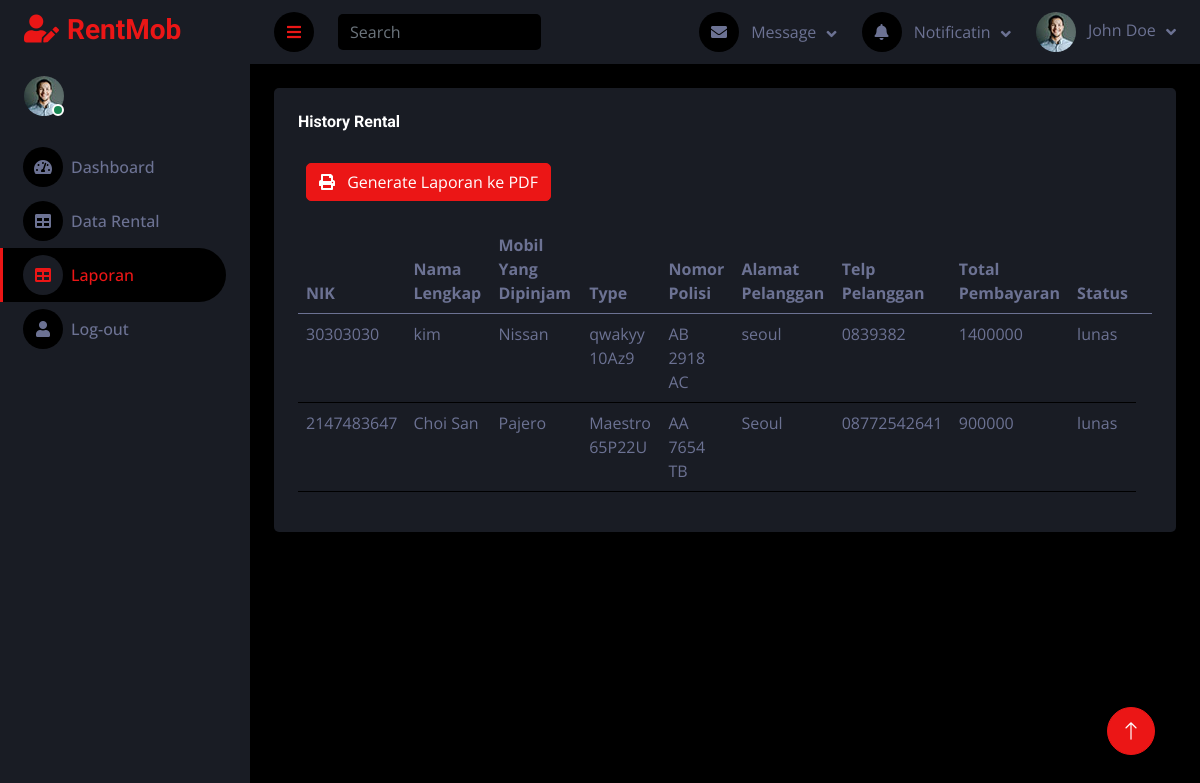
/petugas/hist.php, run on the app's committed database.
### tables this page shows
CREATE TABLE IF NOT EXISTS `tb_bayar` (
  `id_bayar` int NOT NULL AUTO_INCREMENT,
  `id_kembali` int NOT NULL,
  `tgl_bayar` date NOT NULL,
  `total_bayar` decimal(10,0) NOT NULL,
  `status` enum('lunas','belum lunas') NOT NULL,
  PRIMARY KEY (`id_bayar`)
);

CREATE TABLE IF NOT EXISTS `tb_member` (
  `nik` int NOT NULL AUTO_INCREMENT,
  `nama` varchar(99) NOT NULL,
  `jk` enum('L','P') NOT NULL,
  `telp` varchar(99) NOT NULL,
  `alamat` varchar(99) NOT NULL,
  `user` varchar(99) NOT NULL,
  `pass` varchar(99) NOT NULL,
  PRIMARY KEY (`nik`)
);

CREATE TABLE IF NOT EXISTS `tb_mobil` (
  `nopol` varchar(10) NOT NULL,
  `brand` varchar(90) NOT NULL,
  `type` varchar(90) NOT NULL,
  `tahun` date NOT NULL,
  `harga` decimal(10,0) NOT NULL,
  `foto` varchar(99) NOT NULL,
  `status` enum('tersedia','kosong') NOT NULL,
  PRIMARY KEY (`nopol`)
);

### petugas/hist.php (the view, shortened to what this page needs)
<!DOCTYPE html>
<html lang="en">
<head>
    <link href="https://cdnjs.cloudflare.com/ajax/libs/font-awesome/5.10.0/css/all.min.css" rel="stylesheet">
    <link href="https://cdn.jsdelivr.net/npm/bootstrap-icons@1.4.1/font/bootstrap-icons.css" rel="stylesheet">
    <link href="../lib/owlcarousel/assets/owl.carousel.min.css" rel="stylesheet">
    <link href="../lib/tempusdominus/css/tempusdominus-bootstrap-4.min.css" rel="stylesheet" />
    <link href="../css/bootstrap.min.css" rel="stylesheet">
    <link href="../css/style.css" rel="stylesheet">
</head>
<body>
    <div class="container-fluid position-relative d-flex p-0">
        <div class="sidebar pe-4 pb-3">
            <nav class="navbar bg-secondary navbar-dark">
                <a href="pet.php" class="navbar-brand mx-4 mb-3">
                    <h3 class="text-primary"><i class="fa fa-user-edit me-2"></i>RentMob</h3>
                </a>
                <div class="d-flex align-items-center ms-4 mb-4">
                    <div class="position-relative">
                        <img class="rounded-circle" src="../img/user.jpg" alt="" style="width: 40px; height: 40px;">
                        <div class="bg-success rounded-circle border border-2 border-white position-absolute end-0 bottom-0 p-1"></div>
                    </div>
                </div>
                <div class="navbar-nav w-100">
                    <a href="pet.php" class="nav-item nav-link "><i class="fa fa-tachometer-alt me-2"></i>Dashboard</a>
                    <a href="data_rental.php" class="nav-item nav-link "><i class="fa fa-table me-2"></i>Data Rental</a>
                    <a href="hist.php" class="nav-item nav-link active" ><i class="fa fa-table me-2"></i>Laporan</a>
                    <a href="logout.php" class="nav-item nav-link"><i class="fa fa-user me-2"></i>Log-out</a>
                </div>
            </nav>
        </div>
        <div class="content">
            <nav class="navbar navbar-expand bg-secondary navbar-dark sticky-top px-4 py-0">
                <a href="#" class="sidebar-toggler flex-shrink-0">
                    <i class="fa fa-bars"></i>
                </a>
                <form class="d-none d-md-flex ms-4">
                    <input class="form-control bg-dark border-0" type="search" placeholder="Search">
                </form>
                <div class="navbar-nav align-items-center ms-auto">
                    <div class="nav-item dropdown">
                        <a href="#" class="nav-link dropdown-toggle" data-bs-toggle="dropdown">
                            <i class="fa fa-envelope me-lg-2"></i>
                            <span class="d-none d-lg-inline-flex">Message</span>
                        </a>
                    </div>
                    <div class="nav-item dropdown">
                        <a href="#" class="nav-link dropdown-toggle" data-bs-toggle="dropdown">
                            <i class="fa fa-bell me-lg-2"></i>
                            <span class="d-none d-lg-inline-flex">Notificatin</span>
                        </a>
                    </div>
                    <div class="nav-item dropdown">
                        <a href="#" class="nav-link dropdown-toggle" data-bs-toggle="dropdown">
                            <img class="rounded-circle me-lg-2" src="img/user.jpg" alt="" style="width: 40px; height: 40px;">
                            <span class="d-none d-lg-inline-flex">John Doe</span>
                        </a>
                    </div>
                </div>
            </nav>
            <div class="container-fluid pt-4 px-4">
                <div class="row g-4">
                    <div class="col-12">
                        <div class="bg-secondary rounded h-100 p-4">
                            <h6 class="mb-4">History Rental</h6>
                            <div class="table-responsive">
                            <a href="generate_laporan.php" target="_blank" class="btn btn-primary m-2">
                    <i class="fa fa-print me-2"></i> Generate Laporan ke PDF
                </a>
                                <table class="table">
                                <?php
include "koneksi.php";
$sql = "
SELECT
    m.nama AS nama_lengkap,
    m.nik AS nik,
    mo.brand AS mobil_yang_dipinjam,
    mo.type AS type,
    mo.nopol AS nomor_polisi,
    m.alamat AS alamat_pelanggan,
    m.telp AS telp_pelanggan,
    b.total_bayar AS total_pembayaran,
    b.status AS status_pembayaran
FROM
    tb_bayar b
JOIN
    tb_kembali k ON b.id_kembali = k.id_kembali
JOIN
    tb_transaksi t ON k.id_transaksi = t.id_transaksi
JOIN
    tb_member m ON t.nik = m.nik
JOIN
    tb_mobil mo ON t.nopol = mo.nopol;
";
$result = $koneksi->query($sql);
?>
<table class="table">
    <thead>
        <tr>
            <th>NIK</th>
            <th>Nama Lengkap</th>
            <th>Mobil Yang Dipinjam</th>
            <th>Type</th>
            <th>Nomor Polisi</th>
            <th>Alamat Pelanggan</th>
            <th>Telp Pelanggan</th>
            <th>Total Pembayaran</th>
            <th>Status</th>
            <th>
            </th>
        </tr>
    </thead>
    <tbody>
        <?php if ($result->num_rows > 0) { ?>
            <?php while ($row = $result->fetch_assoc()) { ?>
                <tr>
                    <td><?php echo $row['nik']; ?></td>
                    <td><?php echo $row['nama_lengkap']; ?></td>
                    <td><?php echo $row['mobil_yang_dipinjam']; ?></td>
                    <td><?php echo $row['type']; ?></td>
                    <td><?php echo $row['nomor_polisi']; ?></td>
                    <td><?php echo $row['alamat_pelanggan']; ?></td>
                    <td><?php echo $row['telp_pelanggan']; ?></td>
                    <td><?php echo $row['total_pembayaran']; ?></td>
                    <td><?php echo $row['status_pembayaran']; ?></td>
                </tr>
            <?php } ?>
        <?php } else { ?>
            <tr>
                <td colspan="9">Tidak ada data</td>
            </tr>
        <?php } ?>
    </tbody>
</table>
                            </div>
                        </div>
                    </div>
                </div>
            </div>
        </div>
        <a href="#" class="btn btn-lg btn-primary btn-lg-square back-to-top"><i class="bi bi-arrow-up"></i></a>
    </div>
</body>
</html>

### css/style.css (style rules this page uses)
:root { --primary: #EB1616; --secondary: #191C24; --light: #6C7293; --dark: #000000; }
.back-to-top { position: fixed; display: none; right: 45px; bottom: 45px; z-index: 99; }
.btn { transition: .5s; }
.btn-lg-square { width: 48px; height: 48px; }
.btn-square, .btn-sm-square, .btn-lg-square { padding: 0; display: inline-flex; align-items: center; justify-content: center; font-weight: normal; border-radius: 50px; }
.sidebar { position: fixed; top: 0; left: 0; bottom: 0; width: 250px; height: 100vh; overflow-y: auto; background: var(--secondary); transition: 0.5s; z-index: 999; }
.content { margin-left: 250px; min-height: 100vh; background: var(--dark); transition: 0.5s; }
@media (min-width: 992px) { .sidebar { margin-left: 0; } }
@media (min-width: 992px) { .content { width: calc(100% - 250px); } }
.sidebar .navbar .navbar-nav .nav-link { padding: 7px 20px; color: var(--light); font-weight: 500; border-left: 3px solid var(--secondary); border-radius: 0 30px 30px 0; outline: none; }
.sidebar .navbar .navbar-nav .nav-link:hover, .sidebar .navbar .navbar-nav .nav-link.active { color: var(--primary); background: var(--dark); border-color: var(--primary); }
.sidebar .navbar .navbar-nav .nav-link i { width: 40px; height: 40px; display: inline-flex; align-items: center; justify-content: center; background: var(--dark); border-radius: 40px; }
.sidebar .navbar .navbar-nav .nav-link:hover i, .sidebar .navbar .navbar-nav .nav-link.active i { background: var(--secondary); }
.content .navbar .navbar-nav .nav-link { margin-left: 25px; padding: 12px 0; color: var(--light); outline: none; }
.content .navbar .sidebar-toggler, .content .navbar .navbar-nav .nav-link i { width: 40px; height: 40px; display: inline-flex; align-items: center; justify-content: center; background: var(--dark); border-radius: 40px; }
.content .navbar .dropdown-toggle::after { margin-left: 6px; vertical-align: middle; border: none; content: "\f107"; font-family: "Font Awesome 5 Free"; font-weight: 900; transition: .5s; }

### data on the page
tb_bayar: tb_member.nik "30303030", tb_member.nama "kim", tb_mobil.brand "Nissan", tb_mobil.type "qwakyy 10Az9", tb_mobil.nopol "AB 2918 AC", tb_member.alamat "seoul", tb_member.telp "0839382", total_bayar "1400000", status "lunas"
tb_bayar: tb_member.nik "2147483647", tb_member.nama "Choi San", tb_mobil.brand "Pajero", tb_mobil.type "Maestro 65P22U", tb_mobil.nopol "AA 7654 TB", tb_member.alamat "Seoul", tb_member.telp "08772542641", total_bayar "900000", status "lunas"
